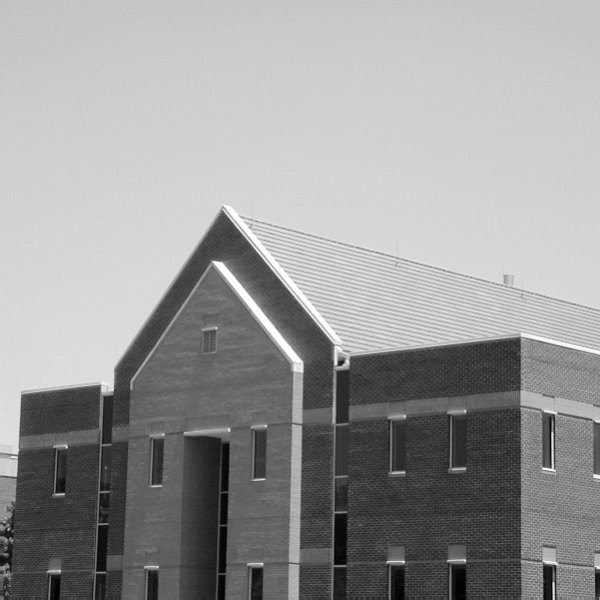
#> input picture Imagenes/Casa con bordes.tif, 600 x 600 px, found by its file name
$ jupyter execute --allow-errors Analisis_en_el_dominio_de_las_frecuencias.ipynb
#> lines starting #> are read from the running program, lines starting #| are printed output that depends on the picture
<a href="https://colab.research.google.com/github/RojasG4mer/Fundamentos-de-Procesamiento-Digital-de-Imagenes/blob/main/Analisis_en_el_dominio_de_las_frecuencias.ipynb" target="_parent"></a>

[cell 1]
from google.colab import drive
#> (the rest of this cell did not finish here and is left out)

[cell 2]
import cv2
import matplotlib.pyplot as plt
import numpy as np
from google.colab.patches import cv2_imshow

[cell 3]
ruta = '/content/drive/MyDrive/Procesamiento Digital del Imágenes/Imagenes/Casa con bordes.tif' # Casa con bordes
# '/content/drive/MyDrive/Procesamiento Digital del Imágenes/Imagenes/figuras.BMP' # Figuras
ima = cv2.imread(ruta)
#> ima is the input picture: shape (600, 600, 3); min 0, max 255, mean 152.9
ima = cv2.cvtColor(ima, cv2.COLOR_BGR2GRAY)
#> ima: shape (600, 600)
ima = ima[200:, 100:350]
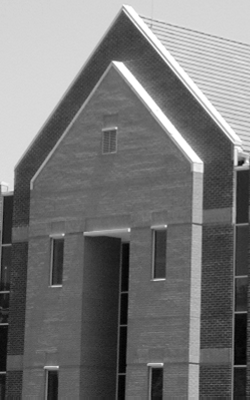
#> ima: shape (400, 250); min 0, max 255, mean 117.7
plt.imshow(ima)

[cell 4]
print(ima.shape)
#| (400, 250)

# Transformada de Fourier
Cualquier función que se repite periódicamente puede ser expresada como la suma de senos y cosenos de diferentes frecuencias cada uno multiplicado por un  coeficiente diferente.

Este se usa para aplicar filtros para eliminar el ruido en ciertas frecuencias (altas o bajas).

## Definición (Continua)
Se define como:
$$ F(u) = \int_{\infty}ˆ{\infty} f(x) eˆ{-j2\pi ux} dx $$
Transformada inversa de Fourier:
$$ f(x) = \int_{\infty}ˆ{\infty} F(u) eˆ{-j2\pi ux} du $$

### Convolución y transformada de Fourier (Propiedades)
Spacial domain (x) $\iff$ Frequency domain (u):
$$ g = f*h \iff G = FH$$
$$ g = fh \iff G = F*H$$

H es un filtro (funciones que atenuan la imagen).

### Propiedades de la transformada de Fourier:

*   Linearity
*   Scaling
*   Shifting
*   Symmetry
*   Conjugation
*   Convolution
*   Diferentiation

Transformada rápida de Fourier

## Transformada de Fourier bidimensional y su inversa:

$$ F(u, v) = \iint_{\infty}ˆ{\infty} $$

## Definición (Discreta)
Una función continua $f(x)$ se discretiza

Trans discreta
$$ F(u) = \frac{1}{M} \sum_{x=0}^{M-1} f(x)e^{-j2\pi ux/M} $$
Para $u = 1, 2, ..., M-1$
AntiTrans discreta
$$ F(u) = \frac{1}{M} \sum_{x=0}^{M-1} f(x)e^{-j2\pi ux/M} $$
Para $u = 1, 2, ..., M-1$

Recordando la identidad de Euler para los complejos, podemos descomponer la señal en una parte imaginario y real:
$$ F(u) = \frac{1}{M} \sum_{x=0}^{M-1} f(x)[\cos(2\pi ux/M) - j\sin(2\pi ux/M)] $$
Lo que debemos obtener para la imagen necesitamos elevar al cuadrado los términos.

La magnitud (espectro) de la imagen es:
$$ |F(u)| = [R^2(u) + I^2(u)]^{1/2} $$
El ángulo de fase del espectro viene dado por:
$$ \phi $$

Para el caso bidimensional será:
$$ F(u, v) = \sum_{x=0}^{M-1}\sum_{y=0}^{N-1} f(x, y) e^{-j2\pi(ux/M + vy/N)} $$
Para la T. Inversa:
$$ f(x, y) = \frac{1}{MN} \sum_{u=0}^{M-1}\sum_{v=0}^{N-1} F(u, v)e^{-j2\pi(ux/M + vy/N)} $$

### Fourier y su espectro.

#### Transformada de un cuadrado
Ya que la TF del cuadrado

## TAREA
Tomar una imagen (reducirla en el tamaño para que no tarde mucho) y aplicarle trans de fourier

[cell 5]
def dft_2d_manual(imagen):
    """
    Calcula la Transformada de Fourier Discreta 2D paso a paso según la fórmula matemática.
    """
    # 1. Obtenemos las dimensiones de la imagen: M (filas) y N (columnas)
    M, N = imagen.shape
#> M = 400; N = 250

    # 2. Creamos una matriz vacía para guardar los resultados F(u, v).
    # Debe ser de tipo complejo (complex) porque la fórmula usa números imaginarios.
    F = np.zeros((M, N), dtype=complex)

    # 3. Iteramos sobre cada frecuencia u (eje vertical) y v (eje horizontal)
    for u in range(M):
        for v in range(N):

            suma_compleja = 0

            # 4. Iteramos sobre cada píxel de la imagen original f(x,y)
            for x in range(M):
                for y in range(N):

                    # Obtenemos el valor del píxel en la posición (x, y)
                    f_xy = imagen[x, y]

                    # Calculamos el exponente: -j * 2 * pi * (ux/M + vy/N)
                    # Nota: En Python, el número imaginario 'j' se escribe como '1j'
                    exponente = -1j * 2 * np.pi * ((u * x) / M + (v * y) / N)

                    # Calculamos f(x,y) * e^(exponente) y lo añadimos a la sumatoria
                    suma_compleja += f_xy * np.exp(exponente)

            # 5. Guardamos el resultado final de las sumatorias en F(u, v)
            F[u, v] = suma_compleja

    return F
